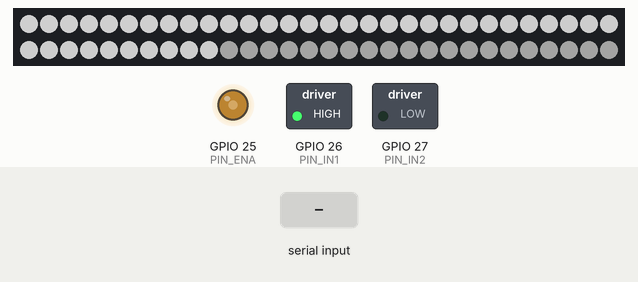
Bench run of a sketch on a simulated ESP32. On the bench: 60 RGB LEDs in strip order, left to right, continuing on the next row, switched loads named in the sketch (green lamp = pin HIGH), output pins drawn as LEDs (lit = HIGH). The test bench sets the inputs (shaded band). Dim RGB values are drawn brighter than linear.

Above: at 0.93 s.
1.3 s: "B,45\n" received over Serial
At 4.2 s:
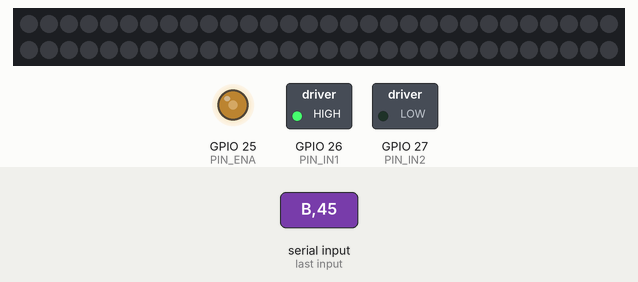
4.3 s: "L\n" received over Serial
At 5.7 s:
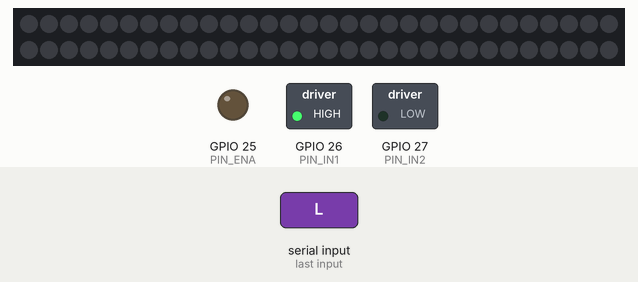
6.8 s: "B90\n" received over Serial
At 6.98 s:
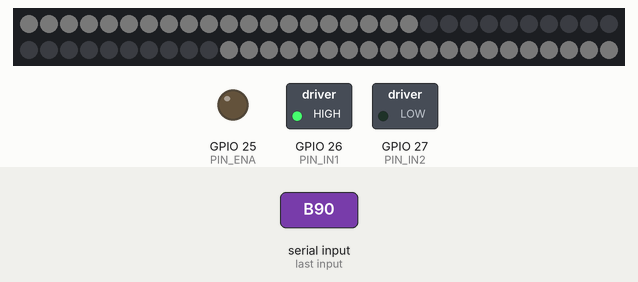
Timing chart, 0 to 13.5 s (numbered marks = the images above; inputs shaded):
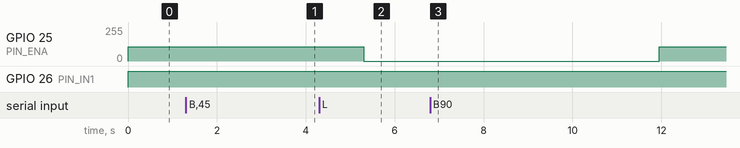

The sketch:

mirrorball_esp32.ino
```cpp
/*
 * mirrorball_esp32.ino — bola de espelhos REAL a reagir às emoções.
 *
 * Recebe pela Serial USB (115200) — e opcionalmente por WebSocket na porta 81 —
 * linhas no formato que o web/bridge.js emite:
 *   S<rpm×100> B<0-255> H<0-255> V<-100..100> A<0-100> L<0-100>\n
 *
 * Hardware:
 *   - ESP32 (qualquer dev board)
 *   - Fita WS2812B (os "spots" que batem na bola)      → DATA no pino 13, GND comum, 5V externo
 *   - Motor DC da bola via driver (L298N/TB6612), PWM   → ENA no pino 25, IN1 pino 26, IN2 pino 27
 *     (se a bola tiver motor de velocidade fixa, deixa MOTOR_ENABLED=false — só as luzes reagem)
 *
 * Bibliotecas (Arduino IDE → Library Manager): FastLED; para Wi-Fi: WebSockets (Links2004).
 *
 * Fidelidade ao brief: a bola virtual é greyscale, por isso os LEDs são brancos por defeito
 * (WARM_TINT=false). A "coreografia" de spots — vários grupos de LEDs a cruzar em fades lentos —
 * espelha o crossfade sinusoidal dos spots do HTML (period 11/13/17 s). Nada acima de 3 Hz.
 */
#include <FastLED.h>

#define USE_WIFI       false        // true → também aceita WebSocket (ver bloco em baixo)
#define MOTOR_ENABLED  true
#define WARM_TINT      false

#define LED_PIN   13
#define NUM_LEDS  60
#define NUM_SPOTS 3                 // grupos de LEDs = spots do HTML
#define PIN_ENA   25
#define PIN_IN1   26
#define PIN_IN2   27

CRGB leds[NUM_LEDS];

// ---- estado alvo (vindo do browser) e estado suavizado (o que se aplica) ----
struct Params { float rpm = 1.0f, bright = 0.8f, haze = 0.65f, valence = 0, arousal = 0, health = 1; };
Params target, cur;
const float EASE_PER_SEC = 1.6f;    // igual ao emotion.js → virtual e real chegam ao mesmo tempo
const float SPOT_PERIOD[NUM_SPOTS] = { 13.0f, 17.0f, 11.0f };   // os mesmos do CONFIG.spots da A
const float SPOT_BASE[NUM_SPOTS]   = { 1.00f, 0.85f, 0.70f };

unsigned long lastMs = 0, lastRx = 0;
String line;

void parseLine(const String& s) {
  // formato solto: tokens "<letra><número>" separados por espaço
  int i = 0;
  while (i < (int)s.length()) {
    char k = s[i++];
    int j = i; while (j < (int)s.length() && s[j] != ' ') j++;
    float v = s.substring(i, j).toFloat(); i = j + 1;
    switch (k) {
      case 'S': target.rpm     = constrain(v / 100.0f, 0.0f, 3.0f); break;
      case 'B': target.bright  = constrain(v / 255.0f, 0.0f, 1.0f); break;
      case 'H': target.haze    = constrain(v / 255.0f, 0.0f, 1.0f); break;
      case 'V': target.valence = constrain(v / 100.0f, -1.0f, 1.0f); break;
      case 'A': target.arousal = constrain(v / 100.0f, 0.0f, 1.0f); break;
      case 'L': target.health  = constrain(v / 100.0f, 0.0f, 1.0f); break;
    }
  }
  lastRx = millis();
}

void setMotor(float rpm, float health) {
  if (!MOTOR_ENABLED) return;
  // mapeia 0.5–3 rpm da bola para o duty do motor; calibra MOTOR_MIN/MAX para a tua bola
  const int MOTOR_MIN = 70, MOTOR_MAX = 255;
  int duty = (int)(MOTOR_MIN + (MOTOR_MAX - MOTOR_MIN) * constrain((rpm - 0.5f) / 2.5f, 0.0f, 1.0f));
  if (health < 0.2f) duty = 0;                                   // "morta": para de girar
  digitalWrite(PIN_IN1, HIGH); digitalWrite(PIN_IN2, LOW);
  ledcWrite(0, duty);
}

void renderLeds(float tSec) {
  const int per = NUM_LEDS / NUM_SPOTS;
  for (int s = 0; s < NUM_SPOTS; s++) {
    // crossfade sinusoidal lento, como no HTML: I = base × gain × (0.35 + 0.65·fade)
    float fade = 0.5f + 0.5f * sinf(TWO_PI * tSec / SPOT_PERIOD[s] + s * 2.1f);
    float I = SPOT_BASE[s] * cur.bright * (0.35f + 0.65f * fade);
    // arousal alto → mais "ataque" (fade mais contrastado), nunca strobe
    I = powf(constrain(I, 0.0f, 1.0f), 1.0f + cur.arousal * 0.8f);
    uint8_t v = (uint8_t)(I * 255.0f);
    CRGB c = WARM_TINT ? CRGB(v, (uint8_t)(v * 0.92f), (uint8_t)(v * 0.80f)) : CRGB(v, v, v);
    for (int i = s * per; i < (s + 1) * per && i < NUM_LEDS; i++) leds[i] = c;
  }
  // "névoa": os LEDs entre grupos recebem um pouco de luz difusa
  for (int i = 0; i < NUM_LEDS; i++) leds[i].nscale8_video(200 + (uint8_t)(55 * cur.haze));
  FastLED.show();
}

#if USE_WIFI
#include <WiFi.h>
#include <WebSocketsServer.h>
const char* WIFI_SSID = "TUA_REDE"; const char* WIFI_PASS = "TUA_PASS";
WebSocketsServer wss(81);
void onWs(uint8_t, WStype_t type, uint8_t* payload, size_t len) {
  if (type == WStype_TEXT) parseLine(String((char*)payload, len));
}
#endif

void setup() {
  Serial.begin(115200);
  FastLED.addLeds<WS2812B, LED_PIN, GRB>(leds, NUM_LEDS);
  FastLED.setBrightness(200);
  if (MOTOR_ENABLED) {
    pinMode(PIN_IN1, OUTPUT); pinMode(PIN_IN2, OUTPUT);
    ledcSetup(0, 1000, 8); ledcAttachPin(PIN_ENA, 0);
  }
#if USE_WIFI
  WiFi.begin(WIFI_SSID, WIFI_PASS);
  while (WiFi.status() != WL_CONNECTED) delay(200);
  Serial.print("ws://"); Serial.print(WiFi.localIP()); Serial.println(":81");
  wss.begin(); wss.onEvent(onWs);
#endif
  lastMs = millis();
}

void loop() {
  while (Serial.available()) {
    char c = Serial.read();
    if (c == '\n') { parseLine(line); line = ""; } else if (line.length() < 80) line += c;
  }
#if USE_WIFI
  wss.loop();
#endif
  unsigned long now = millis();
  float dt = (now - lastMs) / 1000.0f; lastMs = now;
  // sem browser há 5 s → regressa suavemente ao neutro (bola "em repouso")
  if (now - lastRx > 5000) { Params neutral; target = neutral; }
  float k = 1.0f - expf(-EASE_PER_SEC * dt);
  cur.rpm     += (target.rpm     - cur.rpm)     * k;
  cur.bright  += (target.bright  - cur.bright)  * k;
  cur.haze    += (target.haze    - cur.haze)    * k;
  cur.valence += (target.valence - cur.valence) * k;
  cur.arousal += (target.arousal - cur.arousal) * k;
  cur.health  += (target.health  - cur.health)  * k;

  setMotor(cur.rpm, cur.health);
  renderLeds(now / 1000.0f);
  delay(16);   // ~60 Hz
}
```

Measured:
- after the input at 4.3 s, GPIO 25 (PIN_ENA): 107/255 → 0/255 after 1.0 s
- after the input at 6.8 s, GPIO 25 (PIN_ENA): 0/255 → 107/255 after 5.2 s instead of 2.6 s; the LEDs: change at once (image 3)
